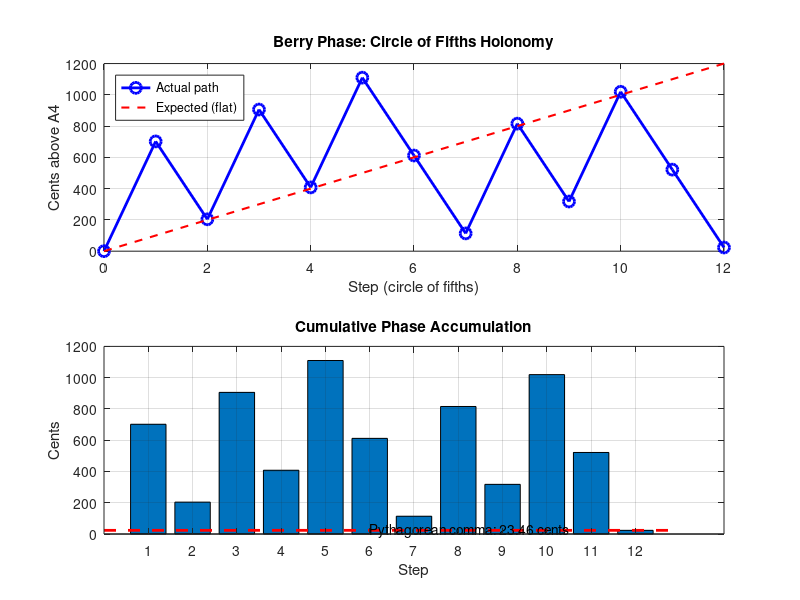

Write MATLAB code to recreate this figure.
% berry_phase.m — Berry Phase = Pythagorean Comma (Octave/MATLAB)
%
% Physics Analogy:
%   The circle of fifths traces a path in log-frequency space. After 12 steps
%   of multiplying by 3/2 and normalizing to [440,880), the path should close
%   but the holonomy (Berry phase) equals the Pythagorean comma:
%   3^12 / 2^19 = 531441/524288 ≈ 23.46 cents.
%
% Usage: octave --no-gui berry_phase.m

fprintf('=== Berry Phase = Pythagorean Comma ===\n\n');

f_start = 440;
f_end = 880;
f = f_start;
ratio = 3/2;

freqs = zeros(12, 1);
intervals = zeros(12, 1);
cents_vals = zeros(12, 1);

for i = 1:12
    f = f * ratio;
    while f >= f_end
        f = f / 2;
    end
    freqs(i) = f;
    intervals(i) = f / f_start;
    cents_vals(i) = 1200 * log2(f / f_start);
    fprintf('Step %2d: f=%.4f Hz, interval=%.10f, cents=%.4f\n', ...
            i, f, intervals(i), cents_vals(i));
end

% Final analysis
final_ratio = f / f_start;
comma_cents = 1200 * log2(final_ratio);
exact_comma = 531441 / 524288;
exact_cents = 1200 * log2(exact_comma);

fprintf('\n=== Analysis ===\n');
fprintf('Final ratio: %.15f\n', final_ratio);
fprintf('Pythagorean comma (exact): 531441/524288 = %.15f\n', exact_comma);
fprintf('Computed comma: %.6f cents\n', comma_cents);
fprintf('Exact comma:    %.6f cents\n', exact_cents);
fprintf('Error:          %.10f cents\n', abs(comma_cents - exact_cents));

% Plot: Circle of fifths in log-frequency space
figure('Position', [100 100 800 600]);
subplot(2,1,1);
plot(0:12, [0; cents_vals], 'bo-', 'LineWidth', 2, 'MarkerSize', 8);
hold on;
plot([0 12], [0 1200], 'r--', 'LineWidth', 1.5);
xlabel('Step (circle of fifths)');
ylabel('Cents above A4');
title('Berry Phase: Circle of Fifths Holonomy');
legend('Actual path', 'Expected (flat)', 'Location', 'northwest');
grid on;

subplot(2,1,2);
bar(1:12, cents_vals);
hold on;
plot([0 13], [comma_cents comma_cents], 'r--', 'LineWidth', 2);
text(6, comma_cents+1, sprintf('Pythagorean comma: %.2f cents', comma_cents), 'FontSize', 10);
xlabel('Step');
ylabel('Cents');
title('Cumulative Phase Accumulation');
grid on;

saveas(gcf, 'berry_phase_octave.png');
fprintf('\nPlot saved to berry_phase_octave.png\n');
